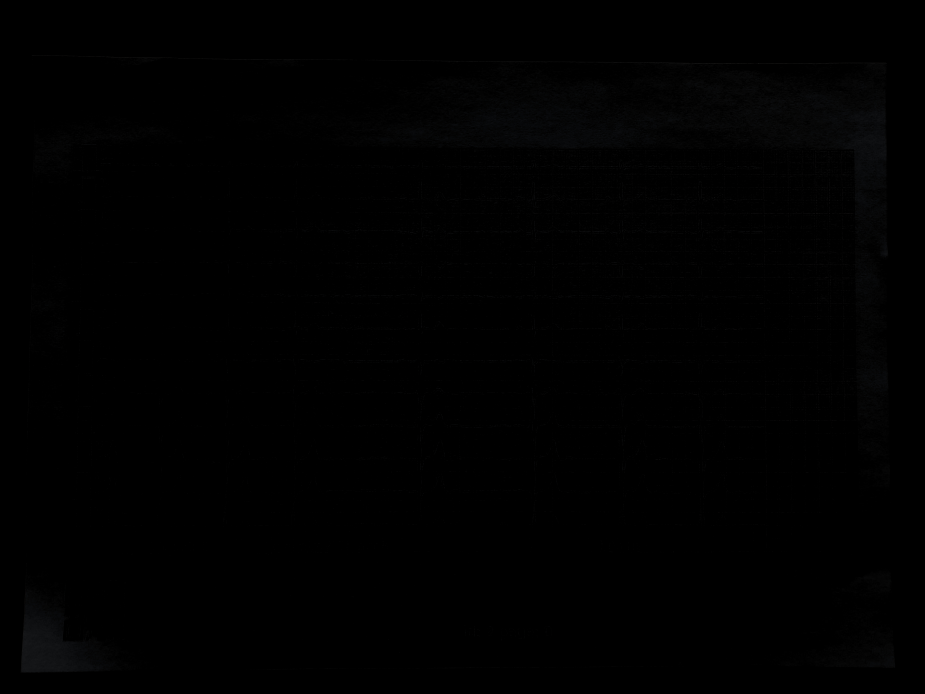
#> input picture ECG_dataset/images/img_2_page_0.jpeg, 4624 x 3468 px (shown at 1/5 size)
$ python -i leads.py   (imports and definitions only)
#> lines starting #> are read from the running program, lines starting #| are printed output that depends on the picture; after the words box and inside, x2 and y2 are one past the last pixel; in counts of white or black regions, pixels touching at a corner belong together
### myapp/backend/ecg_digitizer/utils/image.py
"""Image loading and low-level mask helpers."""

from __future__ import annotations

from pathlib import Path

import numpy as np


def ensure_dir(path: str | Path) -> Path:
    """Create and return a directory path."""
    p = Path(path)
    p.mkdir(parents=True, exist_ok=True)
    return p


# [8 lines left out: function load_image, not called in this run]


def is_dark_background(gray: np.ndarray) -> bool:
    """Return True when the image background is predominantly dark."""
    return float(np.mean(gray)) < 128.0


# [20 lines left out: functions foreground_mask, contiguous_runs, not called in this run]

### myapp/backend/ecg_digitizer/segmentation/leads.py
"""Lead segmentation and OCR-assisted localization."""

from __future__ import annotations

from dataclasses import dataclass
from pathlib import Path
import re

import numpy as np

from ecg_digitizer.config import DigitizerConfig
from ecg_digitizer.utils.image import ensure_dir, is_dark_background


_LEAD_TOKENS = {
    "I": re.compile(r"^\|?I$", re.I),
    "II": re.compile(r"^\|?II$", re.I),
    "III": re.compile(r"^\|?III$", re.I),
    "aVR": re.compile(r"a\s*[Vv]\s*[Rr]", re.I),
    "aVL": re.compile(r"a\s*[Vv]\s*[Ll]", re.I),
    "aVF": re.compile(r"a\s*[Vv]\s*[Ff]", re.I),
    "V1": re.compile(r"[Vv]\s*1"),
    "V2": re.compile(r"[Vv]\s*2"),
    "V3": re.compile(r"[Vv]\s*3"),
    "V4": re.compile(r"[Vv]\s*4"),
    "V5": re.compile(r"[Vv]\s*5"),
    "V6": re.compile(r"[Vv]\s*6"),
}


@dataclass(slots=True)
class LeadSegment:
    """One segmented lead crop and its image-space box."""

    name: str
    crop: np.ndarray
    box: tuple[int, int, int, int]
    image_path: Path
    ocr_ok: bool = True


@dataclass(slots=True)
class SegmentReport:
    """Diagnostics from lead segmentation."""

    split_method: str
    row_bands: list[tuple[int, int]]
    ocr_mismatches: list[str]


# [228 lines left out: functions _match_lead, binarize_for_traces, horizontal_segments, _ocr_lead_labels, find_column_splits, _tight_waveform_bbox and 2 more, not called in this run]

>>> import cv2
>>> picture = cv2.imread('../../../../ECG_dataset/images/img_2_page_0.jpeg')
#> picture is the input picture: shape (3468, 4624, 3); mean B, G, R 0.7, 0.7, 0.7
>>> result = segment_leads(picture, 'out.png')
#> in binarize_for_traces, `_, th = cv2.threshold(gray, 0, 255, cv2.THRESH_BINARY + cv2.THRESH_OTSU)`:
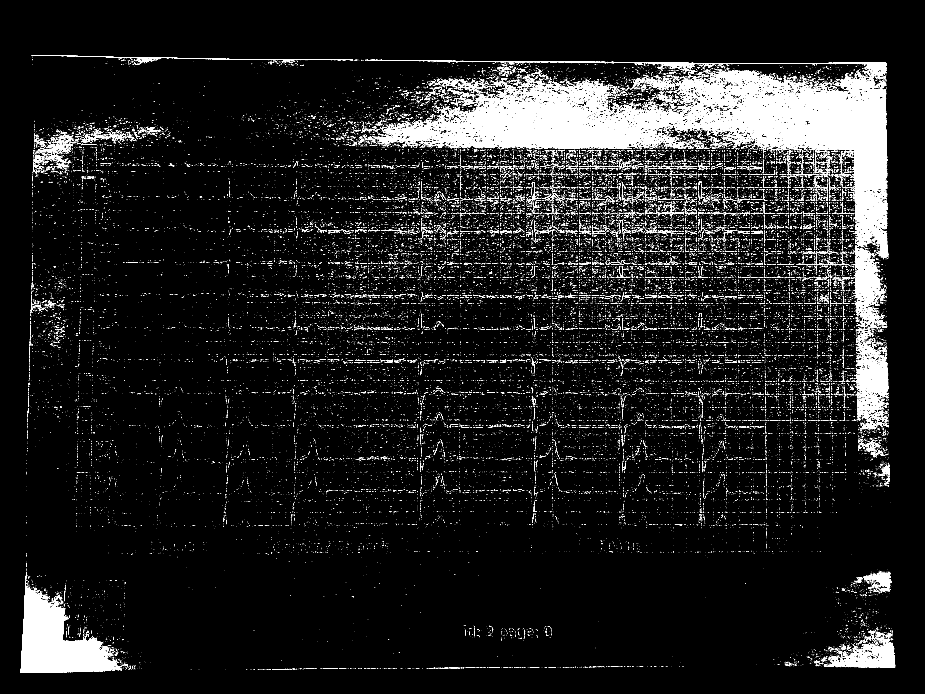
#> th: shape (3468, 4624) (shown at 1/5 size); 6.2% white; 52275 white regions (49463 under 20 px), largest, box (x1, y1, x2, y2) and area: (1920, 351, 4441, 1290) 478309, (103, 2911, 608, 3365) 106930, (4262, 1781, 4443, 2095) 24976
#> in binarize_for_traces, `clean = cv2.morphologyEx(th, cv2.MORPH_CLOSE, kernel, iterations=1)`: clean: shape (3468, 4624); 7.3% white; 35500 white regions (32457 under 20 px), largest, box (x1, y1, x2, y2) and area: (1868, 314, 4441, 1296) 616820, (103, 2905, 610, 3365) 112443, (4253, 1238, 4444, 2150) 74437
#> in binarize_for_traces, `clean = cv2.morphologyEx(clean, cv2.MORPH_OPEN, kernel, iterations=1)`:
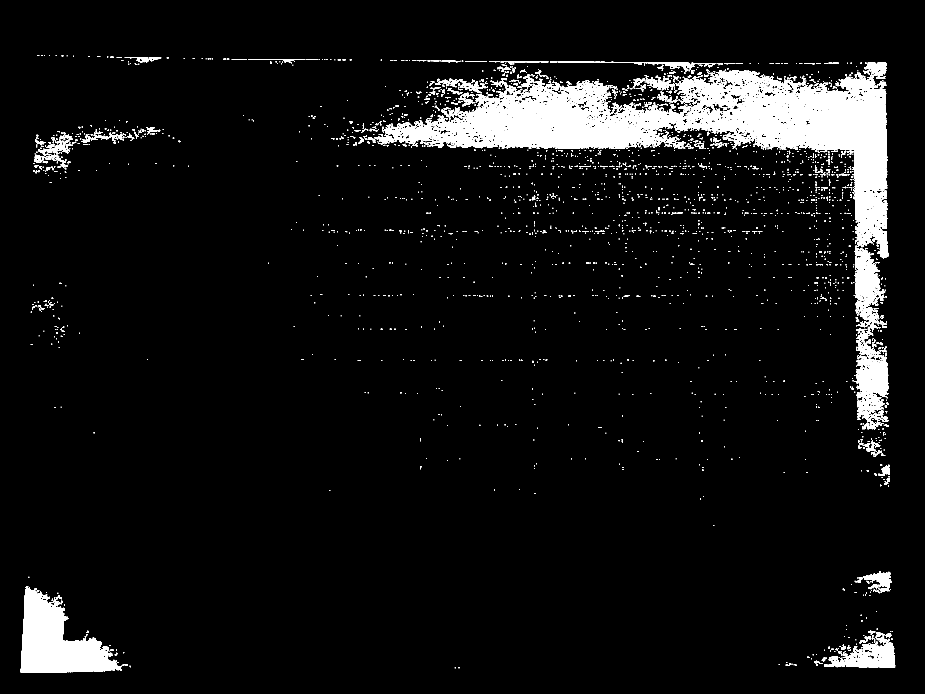
#> clean: shape (3468, 4624) (shown at 1/5 size); 5.7% white; 3079 white regions (1755 under 20 px), largest, box (x1, y1, x2, y2) and area: (1872, 314, 4441, 1289) 576810, (104, 2937, 610, 3364) 110847, (4281, 1771, 4442, 2111) 32289
#> in horizontal_segments, `proj = np.convolve(np.sum(binary > 0, axis=1).astype(float), np.ones(1..`: proj = 3468 values, max 2196.1 at index 692, min 0 at index 0, mean 264.8
#> after the loop in horizontal_segments, `for idx, is_active in enumerate(active):`: segs = [(289, 1217), (1252, 1280), (1308, 1348), (1349, 1351), (1368, 1498), (1510, 1525), (1795, 1979), (2003, 2044), (2877, 2906), (2977, 3365)]
#> in segment_leads, `rows = horizontal_segments(binary, min_h_ratio=0.03)`: rows = [(289, 1217), (1368, 1498), (1795, 1979), (2977, 3365)]
#> in segment_leads, `diag_rows = rows[:3]`: diag_rows = [(289, 1217), (1368, 1498), (1795, 1979)]
#> in segment_leads, `rhythm_rows = rows[3:] if len(rows) > 3 else [(int(0.75 * h), h)]`: rhythm_rows = [(2977, 3365)]
#> in segment_leads, `centers = [int((y1 + y2) / 2) for y1, y2 in diag_rows]`: centers = [753, 1433, 1887]
#> in segment_leads, `gap = max(1, int(np.median(np.diff(centers))))`: gap = 567
#> in segment_leads, `bounds = [max(0, centers[0] - int(0.45 * gap))]`: bounds = [498]
#> in segment_leads, `rhythm_center = int((rhythm_rows[0][0] + rhythm_rows[0][1]) / 2)`: rhythm_center = 3171
#> in segment_leads, `diag_rows = [(max(0, bounds[i]), min(h, bounds[i + 1])) for i in range..`: diag_rows = [(498, 1093), (1093, 1660), (1660, 2529)]
#> in segment_leads, `rhythm_rows = [(bounds[-1], h)]`: rhythm_rows = [(2529, 3468)]
#> the loop in _ocr_lead_labels, `for row_idx, (y1, y2) in enumerate(row_segs[:3]):` made 1 pass
#> pass 1, in _ocr_lead_labels, `strip = gray[y1: y1 + strip_h, :]`:
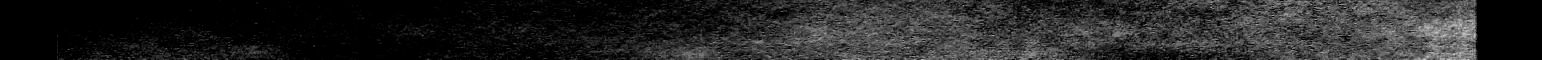
#> strip: shape (178, 4624) (shown at 1/3 size); min 0, max 22, mean 3.2; drawn with min black and max white
#> pass 1, in _ocr_lead_labels, `_, strip_bin = cv2.threshold(strip_up, 0, 255, cv2.THRESH_BINARY + cv2..`:
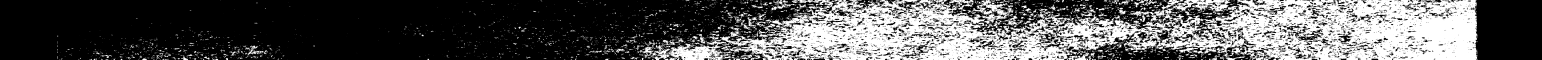
#> strip_bin: shape (534, 13872) (shown at 1/9 size); 34.1% white; 4636 white regions (3056 under 20 px), largest, box (x1, y1, x2, y2) and area: (6480, 0, 13296, 534) 2144967, (5760, 360, 6590, 534) 62403, (10387, 0, 11075, 183) 40443
#> after the loop in _ocr_lead_labels, `for row_idx, (y1, y2) in enumerate(row_segs[:3]):`: results = []
#> (the run stopped early here; a loop or call above may not have finished)
